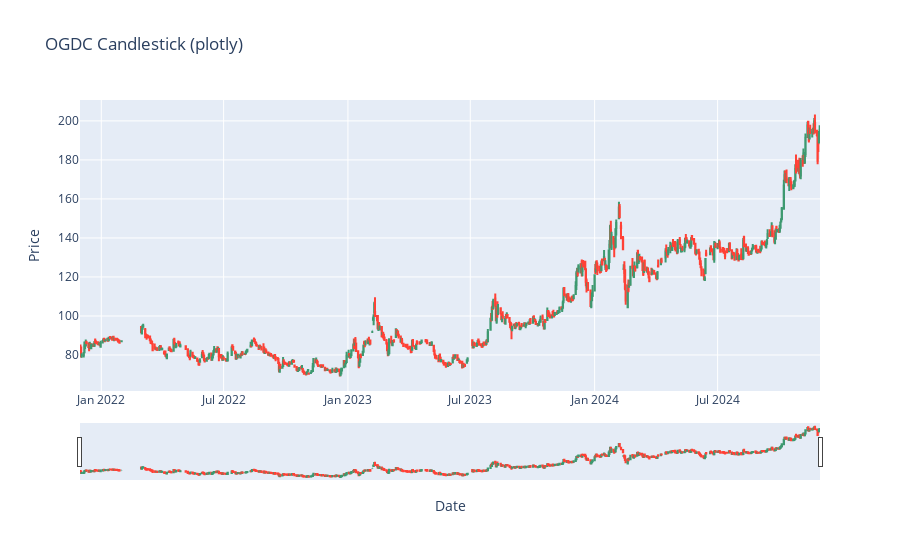

Notebook code cell kept with this figure:
### Markdown cell above
### 2.1 Candlestick Charts (mplfinance & plotly)

### Code cell
# mplfinance candlestick
df_mpf = df.set_index(DATE_COL)[["Open","High","Low","Close"]]
mpf.plot(df_mpf, type="candle", style="yahoo", title=f"{SYMBOL} Candlestick (mplfinance)", figsize=(12,6), mav=(7,30), volume=False, savefig="figures/candlestick_mplfinance.png")

# plotly interactive candlestick
candles = go.Figure(data=[go.Candlestick(x=df[DATE_COL],
                                         open=df["Open"], high=df["High"],
                                         low=df["Low"], close=df["Close"])])
candles.update_layout(title=f"{SYMBOL} Candlestick (plotly)", xaxis_title="Date", yaxis_title="Price")
iplot(candles)

### Figure 1 — Plotly figure (JSON) as saved in the notebook; plotly's stock layout.template omitted (floating-point values rounded to 4 significant figures; data arrays with more than 128 entries replaced by an {"elided": "..."} marker saying what was removed)
{"data": [{"close": {"elided": "722 float values"}, "high": {"elided": "722 float values"}, "low": {"elided": "722 float values"}, "open": {"elided": "722 float values"}, "type": "candlestick", "x": {"elided": "722 str values"}}], "layout": {"title": {"text": "OGDC Candlestick (plotly)"}, "xaxis": {"title": {"text": "Date"}}, "yaxis": {"title": {"text": "Price"}}}}
